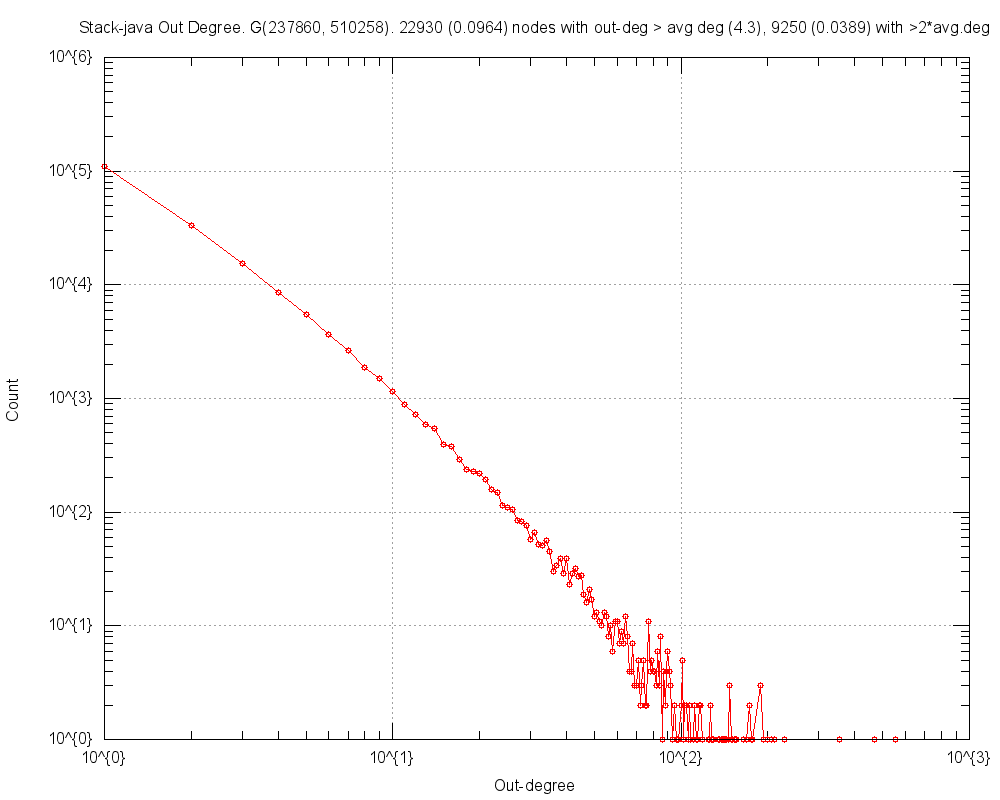

Generate this figure with gnuplot:
#
# Stack-java Out Degree. G(237860, 510258). 22930 (0.0964) nodes with out-deg > avg deg (4.3), 9250 (0.0389) with >2*avg.deg (Wed Jun 22 13:49:29 2016)
#

set title "Stack-java Out Degree. G(237860, 510258). 22930 (0.0964) nodes with out-deg > avg deg (4.3), 9250 (0.0389) with >2*avg.deg"
set key bottom right
set logscale xy 10
set format x "10^{%L}"
set mxtics 10
set format y "10^{%L}"
set mytics 10
set grid
set xlabel "Out-degree"
set ylabel "Count"
set tics scale 2
set terminal png size 1000,800
set output 'outDeg.Stack-java.png'
plot 	"outDeg.Stack-java.tab" using 1:2 title "" with linespoints pt 6
